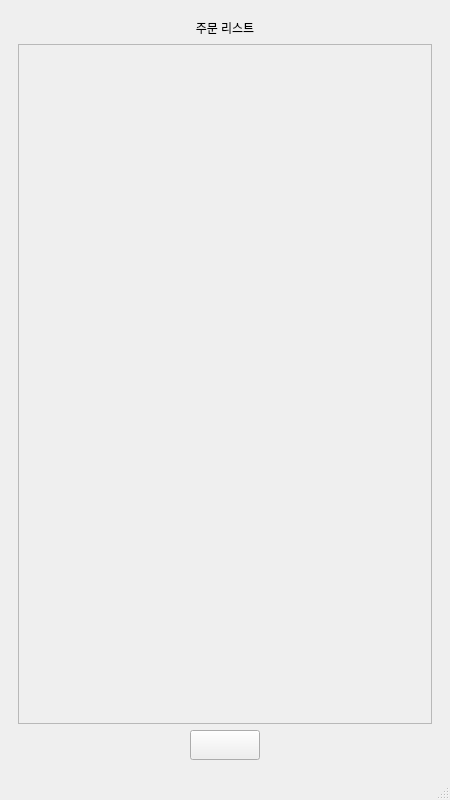
<?xml version="1.0" encoding="UTF-8"?>
<ui version="4.0">
 <class>MainWindow</class>
 <widget class="QMainWindow" name="MainWindow">
  <property name="geometry">
   <rect>
    <x>0</x>
    <y>0</y>
    <width>450</width>
    <height>800</height>
   </rect>
  </property>
  <property name="minimumSize">
   <size>
    <width>450</width>
    <height>800</height>
   </size>
  </property>
  <property name="maximumSize">
   <size>
    <width>450</width>
    <height>800</height>
   </size>
  </property>
  <property name="windowTitle">
   <string>MainWindow</string>
  </property>
  <widget class="QWidget" name="centralwidget">
   <layout class="QGridLayout" name="gridLayout">
    <item row="0" column="1">
     <widget class="QStackedWidget" name="stackedWidget">
      <property name="currentIndex">
       <number>5</number>
      </property>
      <widget class="QWidget" name="page">
       <widget class="QPushButton" name="pushButton">
        <property name="geometry">
         <rect>
          <x>20</x>
          <y>690</y>
          <width>91</width>
          <height>41</height>
         </rect>
        </property>
        <property name="styleSheet">
         <string notr="true">border-image: url(:/ii/findid2.png);</string>
        </property>
        <property name="text">
         <string/>
        </property>
       </widget>
       <widget class="QPushButton" name="pushButton_2">
        <property name="geometry">
         <rect>
          <x>160</x>
          <y>690</y>
          <width>101</width>
          <height>41</height>
         </rect>
        </property>
        <property name="styleSheet">
         <string notr="true">border-image: url(:/ii/findpw2.png);</string>
        </property>
        <property name="text">
         <string/>
        </property>
       </widget>
       <widget class="QPushButton" name="pushButton_3">
        <property name="geometry">
         <rect>
          <x>300</x>
          <y>690</y>
          <width>91</width>
          <height>41</height>
         </rect>
        </property>
        <property name="styleSheet">
         <string notr="true">border-image: url(:/ii/signin2.png);</string>
        </property>
        <property name="text">
         <string/>
        </property>
       </widget>
       <widget class="QLineEdit" name="lineEdit_id">
        <property name="geometry">
         <rect>
          <x>120</x>
          <y>580</y>
          <width>301</width>
          <height>26</height>
         </rect>
        </property>
        <property name="text">
         <string/>
        </property>
       </widget>
       <widget class="QLineEdit" name="lineEdit_pw">
        <property name="geometry">
         <rect>
          <x>120</x>
          <y>610</y>
          <width>301</width>
          <height>26</height>
         </rect>
        </property>
        <property name="text">
         <string/>
        </property>
       </widget>
       <widget class="QPushButton" name="pushButton_login">
        <property name="geometry">
         <rect>
          <x>170</x>
          <y>640</y>
          <width>91</width>
          <height>31</height>
         </rect>
        </property>
        <property name="styleSheet">
         <string notr="true">border-image: url(:/ii/login2.png);</string>
        </property>
        <property name="text">
         <string/>
        </property>
       </widget>
       <widget class="QLabel" name="label_3">
        <property name="geometry">
         <rect>
          <x>9</x>
          <y>9</y>
          <width>411</width>
          <height>561</height>
         </rect>
        </property>
        <property name="styleSheet">
         <string notr="true">border-image: url(:/ii/ChatGPT_Image_2025_6_16_04_29_52.png);</string>
        </property>
        <property name="text">
         <string/>
        </property>
        <property name="alignment">
         <set>Qt::AlignmentFlag::AlignCenter</set>
        </property>
       </widget>
       <widget class="QCheckBox" name="checkBox_saveid">
        <property name="geometry">
         <rect>
          <x>9</x>
          <y>663</y>
          <width>98</width>
          <height>28</height>
         </rect>
        </property>
        <property name="text">
         <string>아이디 저장</string>
        </property>
        <property name="checked">
         <bool>true</bool>
        </property>
        <property name="tristate">
         <bool>false</bool>
        </property>
       </widget>
       <widget class="QLabel" name="label_10">
        <property name="geometry">
         <rect>
          <x>10</x>
          <y>580</y>
          <width>111</width>
          <height>21</height>
         </rect>
        </property>
        <property name="text">
         <string>아이디/전화번호</string>
        </property>
       </widget>
       <widget class="QLabel" name="label_18">
        <property name="geometry">
         <rect>
          <x>40</x>
          <y>610</y>
          <width>61</width>
          <height>21</height>
         </rect>
        </property>
        <property name="text">
         <string>비밀번호</string>
        </property>
       </widget>
      </widget>
      <widget class="QWidget" name="page_2">
       <layout class="QGridLayout" name="gridLayout_3">
        <item row="0" column="0" colspan="4">
         <widget class="QLabel" name="label_4">
          <property name="text">
           <string>이미지</string>
          </property>
          <property name="alignment">
           <set>Qt::AlignmentFlag::AlignCenter</set>
          </property>
         </widget>
        </item>
        <item row="1" column="0" colspan="4">
         <widget class="QLabel" name="label">
          <property name="maximumSize">
           <size>
            <width>16777215</width>
            <height>50</height>
           </size>
          </property>
          <property name="text">
           <string>아이디 찾기</string>
          </property>
         </widget>
        </item>
        <item row="2" column="0" colspan="4">
         <widget class="QLineEdit" name="lineEdit_3">
          <property name="text">
           <string>이름</string>
          </property>
         </widget>
        </item>
        <item row="4" column="0">
         <spacer name="horizontalSpacer">
          <property name="orientation">
           <enum>Qt::Orientation::Horizontal</enum>
          </property>
          <property name="sizeHint" stdset="0">
           <size>
            <width>158</width>
            <height>20</height>
           </size>
          </property>
         </spacer>
        </item>
        <item row="4" column="1" colspan="2">
         <widget class="QPushButton" name="pushButton_6">
          <property name="text">
           <string>이전</string>
          </property>
         </widget>
        </item>
        <item row="4" column="3">
         <spacer name="horizontalSpacer_2">
          <property name="orientation">
           <enum>Qt::Orientation::Horizontal</enum>
          </property>
          <property name="sizeHint" stdset="0">
           <size>
            <width>158</width>
            <height>20</height>
           </size>
          </property>
         </spacer>
        </item>
        <item row="3" column="3">
         <widget class="QPushButton" name="pushButton_8">
          <property name="text">
           <string>인증하기</string>
          </property>
         </widget>
        </item>
        <item row="3" column="0" colspan="3">
         <widget class="QLineEdit" name="lineEdit_4">
          <property name="text">
           <string>휴대폰번호</string>
          </property>
         </widget>
        </item>
       </layout>
      </widget>
      <widget class="QWidget" name="page_3">
       <layout class="QGridLayout" name="gridLayout_6">
        <item row="0" column="0" colspan="4">
         <widget class="QLabel" name="label_5">
          <property name="text">
           <string>이미지</string>
          </property>
          <property name="alignment">
           <set>Qt::AlignmentFlag::AlignCenter</set>
          </property>
         </widget>
        </item>
        <item row="1" column="0" colspan="4">
         <widget class="QLabel" name="label_2">
          <property name="maximumSize">
           <size>
            <width>16777215</width>
            <height>50</height>
           </size>
          </property>
          <property name="text">
           <string>비밀번호 찾기</string>
          </property>
         </widget>
        </item>
        <item row="2" column="0" colspan="4">
         <widget class="QLineEdit" name="lineEdit_6">
          <property name="text">
           <string>아이디</string>
          </property>
         </widget>
        </item>
        <item row="4" column="0">
         <spacer name="horizontalSpacer_5">
          <property name="orientation">
           <enum>Qt::Orientation::Horizontal</enum>
          </property>
          <property name="sizeHint" stdset="0">
           <size>
            <width>158</width>
            <height>20</height>
           </size>
          </property>
         </spacer>
        </item>
        <item row="4" column="1" colspan="2">
         <widget class="QPushButton" name="pushButton_13">
          <property name="text">
           <string>이전</string>
          </property>
         </widget>
        </item>
        <item row="4" column="3">
         <spacer name="horizontalSpacer_6">
          <property name="orientation">
           <enum>Qt::Orientation::Horizontal</enum>
          </property>
          <property name="sizeHint" stdset="0">
           <size>
            <width>158</width>
            <height>20</height>
           </size>
          </property>
         </spacer>
        </item>
        <item row="3" column="3">
         <widget class="QPushButton" name="pushButton_9">
          <property name="text">
           <string>인증하기</string>
          </property>
         </widget>
        </item>
        <item row="3" column="0" colspan="3">
         <widget class="QLineEdit" name="lineEdit_5">
          <property name="text">
           <string>휴대폰번호</string>
          </property>
         </widget>
        </item>
       </layout>
      </widget>
      <widget class="QWidget" name="page_7">
       <layout class="QGridLayout" name="gridLayout_7">
        <item row="11" column="0" colspan="2">
         <widget class="QComboBox" name="comboBox"/>
        </item>
        <item row="0" column="0" colspan="5">
         <widget class="QLabel" name="label_12">
          <property name="text">
           <string>이미지</string>
          </property>
         </widget>
        </item>
        <item row="6" column="4">
         <widget class="QPushButton" name="pushButton_16">
          <property name="text">
           <string>중복검사</string>
          </property>
         </widget>
        </item>
        <item row="16" column="4">
         <widget class="QPushButton" name="pushButton_15">
          <property name="text">
           <string>신청하기</string>
          </property>
         </widget>
        </item>
        <item row="9" column="0" colspan="5">
         <widget class="QLineEdit" name="lineEdit_7">
          <property name="text">
           <string>비밀번호 입력창</string>
          </property>
         </widget>
        </item>
        <item row="4" column="0" colspan="5">
         <widget class="QLineEdit" name="lineEdit_2">
          <property name="text">
           <string>이름입력창</string>
          </property>
         </widget>
        </item>
        <item row="16" column="0" colspan="2">
         <widget class="QPushButton" name="pushButton_14">
          <property name="text">
           <string>이전</string>
          </property>
         </widget>
        </item>
        <item row="6" column="0" colspan="4">
         <widget class="QLineEdit" name="lineEdit_11">
          <property name="text">
           <string>전화번호 입력창</string>
          </property>
         </widget>
        </item>
        <item row="16" column="2">
         <spacer name="horizontalSpacer_7">
          <property name="orientation">
           <enum>Qt::Orientation::Horizontal</enum>
          </property>
          <property name="sizeHint" stdset="0">
           <size>
            <width>110</width>
            <height>20</height>
           </size>
          </property>
         </spacer>
        </item>
        <item row="10" column="0">
         <widget class="QLabel" name="label_14">
          <property name="text">
           <string>시</string>
          </property>
         </widget>
        </item>
        <item row="2" column="0" colspan="5">
         <widget class="QLabel" name="label_11">
          <property name="text">
           <string>회원가입</string>
          </property>
          <property name="alignment">
           <set>Qt::AlignmentFlag::AlignCenter</set>
          </property>
         </widget>
        </item>
        <item row="5" column="0" colspan="5">
         <widget class="QLabel" name="label_13">
          <property name="text">
           <string>전화번호 (아이디로 쓰임)</string>
          </property>
         </widget>
        </item>
        <item row="1" column="0" colspan="5">
         <widget class="Line" name="line">
          <property name="orientation">
           <enum>Qt::Orientation::Horizontal</enum>
          </property>
         </widget>
        </item>
        <item row="3" column="0" colspan="2">
         <widget class="QLabel" name="label_7">
          <property name="text">
           <string>이름</string>
          </property>
         </widget>
        </item>
        <item row="11" column="2">
         <widget class="QComboBox" name="comboBox_2"/>
        </item>
        <item row="8" column="0">
         <widget class="QLabel" name="label_8">
          <property name="text">
           <string>비밀번호</string>
          </property>
         </widget>
        </item>
        <item row="11" column="4">
         <widget class="QComboBox" name="comboBox_3"/>
        </item>
        <item row="15" column="0" colspan="5">
         <widget class="QLineEdit" name="lineEdit">
          <property name="text">
           <string>계좌번호입력창</string>
          </property>
         </widget>
        </item>
        <item row="14" column="0">
         <widget class="QLabel" name="label_6">
          <property name="text">
           <string>계좌번호</string>
          </property>
         </widget>
        </item>
        <item row="10" column="2">
         <widget class="QLabel" name="label_15">
          <property name="text">
           <string>군/구</string>
          </property>
         </widget>
        </item>
        <item row="10" column="4">
         <widget class="QLabel" name="label_16">
          <property name="text">
           <string>배달수단</string>
          </property>
         </widget>
        </item>
        <item row="12" column="0" colspan="5">
         <widget class="QLabel" name="label_9">
          <property name="text">
           <string>생년월일</string>
          </property>
         </widget>
        </item>
        <item row="13" column="0" colspan="5">
         <widget class="QDateEdit" name="dateEdit"/>
        </item>
       </layout>
      </widget>
      <widget class="QWidget" name="page_8">
       <layout class="QGridLayout" name="gridLayout_4">
        <item row="2" column="0" colspan="5">
         <widget class="QTableWidget" name="rider_info"/>
        </item>
        <item row="3" column="0" colspan="5">
         <layout class="QHBoxLayout" name="horizontalLayout_2">
          <item>
           <spacer name="horizontalSpacer_14">
            <property name="orientation">
             <enum>Qt::Orientation::Horizontal</enum>
            </property>
            <property name="sizeHint" stdset="0">
             <size>
              <width>40</width>
              <height>20</height>
             </size>
            </property>
           </spacer>
          </item>
          <item>
           <widget class="QPushButton" name="logout_Btn">
            <property name="sizePolicy">
             <sizepolicy hsizetype="Minimum" vsizetype="Minimum">
              <horstretch>0</horstretch>
              <verstretch>0</verstretch>
             </sizepolicy>
            </property>
            <property name="minimumSize">
             <size>
              <width>80</width>
              <height>30</height>
             </size>
            </property>
            <property name="maximumSize">
             <size>
              <width>80</width>
              <height>30</height>
             </size>
            </property>
            <property name="styleSheet">
             <string notr="true">border-image: url(:/ii/loggout2.png);</string>
            </property>
            <property name="text">
             <string/>
            </property>
           </widget>
          </item>
          <item>
           <spacer name="horizontalSpacer_18">
            <property name="orientation">
             <enum>Qt::Orientation::Horizontal</enum>
            </property>
            <property name="sizeHint" stdset="0">
             <size>
              <width>40</width>
              <height>20</height>
             </size>
            </property>
           </spacer>
          </item>
          <item>
           <widget class="QPushButton" name="pushButton_4">
            <property name="sizePolicy">
             <sizepolicy hsizetype="Minimum" vsizetype="Minimum">
              <horstretch>0</horstretch>
              <verstretch>0</verstretch>
             </sizepolicy>
            </property>
            <property name="minimumSize">
             <size>
              <width>80</width>
              <height>30</height>
             </size>
            </property>
            <property name="maximumSize">
             <size>
              <width>80</width>
              <height>30</height>
             </size>
            </property>
            <property name="styleSheet">
             <string notr="true">border-image: url(:/ii/fixsave2.png);</string>
            </property>
            <property name="text">
             <string/>
            </property>
           </widget>
          </item>
          <item>
           <spacer name="horizontalSpacer_12">
            <property name="orientation">
             <enum>Qt::Orientation::Horizontal</enum>
            </property>
            <property name="sizeHint" stdset="0">
             <size>
              <width>40</width>
              <height>20</height>
             </size>
            </property>
           </spacer>
          </item>
          <item>
           <widget class="QPushButton" name="del_start_Btn">
            <property name="sizePolicy">
             <sizepolicy hsizetype="Minimum" vsizetype="Minimum">
              <horstretch>0</horstretch>
              <verstretch>0</verstretch>
             </sizepolicy>
            </property>
            <property name="minimumSize">
             <size>
              <width>80</width>
              <height>30</height>
             </size>
            </property>
            <property name="maximumSize">
             <size>
              <width>80</width>
              <height>30</height>
             </size>
            </property>
            <property name="styleSheet">
             <string notr="true">border-image: url(:/ii/start_work.png);</string>
            </property>
            <property name="text">
             <string/>
            </property>
           </widget>
          </item>
          <item>
           <spacer name="horizontalSpacer_15">
            <property name="orientation">
             <enum>Qt::Orientation::Horizontal</enum>
            </property>
            <property name="sizeHint" stdset="0">
             <size>
              <width>40</width>
              <height>20</height>
             </size>
            </property>
           </spacer>
          </item>
         </layout>
        </item>
        <item row="0" column="2">
         <widget class="QLabel" name="label_17">
          <property name="sizePolicy">
           <sizepolicy hsizetype="Maximum" vsizetype="Maximum">
            <horstretch>0</horstretch>
            <verstretch>0</verstretch>
           </sizepolicy>
          </property>
          <property name="minimumSize">
           <size>
            <width>100</width>
            <height>30</height>
           </size>
          </property>
          <property name="maximumSize">
           <size>
            <width>100</width>
            <height>30</height>
           </size>
          </property>
          <property name="styleSheet">
           <string notr="true">border-image: url(:/ii/rider_info.png);</string>
          </property>
          <property name="text">
           <string/>
          </property>
          <property name="alignment">
           <set>Qt::AlignmentFlag::AlignCenter</set>
          </property>
         </widget>
        </item>
       </layout>
      </widget>
      <widget class="QWidget" name="page_9">
       <layout class="QGridLayout" name="gridLayout_2">
        <item row="2" column="0">
         <spacer name="horizontalSpacer_3">
          <property name="orientation">
           <enum>Qt::Orientation::Horizontal</enum>
          </property>
          <property name="sizeHint" stdset="0">
           <size>
            <width>40</width>
            <height>20</height>
           </size>
          </property>
         </spacer>
        </item>
        <item row="1" column="0" colspan="3">
         <widget class="QScrollArea" name="scrollArea">
          <property name="widgetResizable">
           <bool>true</bool>
          </property>
          <widget class="QWidget" name="scrollAreaWidgetContents">
           <property name="geometry">
            <rect>
             <x>0</x>
             <y>0</y>
             <width>412</width>
             <height>652</height>
            </rect>
           </property>
           <layout class="QGridLayout" name="deliveryListLayout"/>
          </widget>
         </widget>
        </item>
        <item row="2" column="2">
         <spacer name="horizontalSpacer_4">
          <property name="orientation">
           <enum>Qt::Orientation::Horizontal</enum>
          </property>
          <property name="sizeHint" stdset="0">
           <size>
            <width>40</width>
            <height>20</height>
           </size>
          </property>
         </spacer>
        </item>
        <item row="2" column="1">
         <widget class="QPushButton" name="backmain_Btn">
          <property name="sizePolicy">
           <sizepolicy hsizetype="Maximum" vsizetype="Maximum">
            <horstretch>0</horstretch>
            <verstretch>0</verstretch>
           </sizepolicy>
          </property>
          <property name="minimumSize">
           <size>
            <width>70</width>
            <height>30</height>
           </size>
          </property>
          <property name="styleSheet">
           <string notr="true">border-image: url(:/ii/back2.png);</string>
          </property>
          <property name="text">
           <string/>
          </property>
         </widget>
        </item>
        <item row="0" column="2">
         <spacer name="horizontalSpacer_8">
          <property name="orientation">
           <enum>Qt::Orientation::Horizontal</enum>
          </property>
          <property name="sizeHint" stdset="0">
           <size>
            <width>40</width>
            <height>20</height>
           </size>
          </property>
         </spacer>
        </item>
        <item row="0" column="1">
         <widget class="QLabel" name="label_19">
          <property name="maximumSize">
           <size>
            <width>16777215</width>
            <height>50</height>
           </size>
          </property>
          <property name="text">
           <string>주문 리스트</string>
          </property>
          <property name="alignment">
           <set>Qt::AlignmentFlag::AlignCenter</set>
          </property>
         </widget>
        </item>
        <item row="0" column="0">
         <spacer name="horizontalSpacer_9">
          <property name="orientation">
           <enum>Qt::Orientation::Horizontal</enum>
          </property>
          <property name="sizeHint" stdset="0">
           <size>
            <width>40</width>
            <height>20</height>
           </size>
          </property>
         </spacer>
        </item>
       </layout>
      </widget>
      <widget class="QWidget" name="page_10">
       <layout class="QGridLayout" name="gridLayout_10">
        <item row="12" column="0" colspan="2">
         <widget class="QFrame" name="frame_4">
          <property name="frameShape">
           <enum>QFrame::Shape::StyledPanel</enum>
          </property>
          <property name="frameShadow">
           <enum>QFrame::Shadow::Raised</enum>
          </property>
          <layout class="QGridLayout" name="gridLayout_14">
           <item row="0" column="0">
            <widget class="QLabel" name="label_30">
             <property name="text">
              <string>선결제</string>
             </property>
            </widget>
           </item>
          </layout>
         </widget>
        </item>
        <item row="0" column="0" colspan="2">
         <widget class="QFrame" name="frame_5">
          <property name="frameShape">
           <enum>QFrame::Shape::StyledPanel</enum>
          </property>
          <property name="frameShadow">
           <enum>QFrame::Shadow::Raised</enum>
          </property>
          <layout class="QGridLayout" name="gridLayout_15">
           <item row="0" column="0">
            <widget class="QLabel" name="label_20">
             <property name="maximumSize">
              <size>
               <width>16777215</width>
               <height>50</height>
              </size>
             </property>
             <property name="text">
              <string>배달정보</string>
             </property>
             <property name="alignment">
              <set>Qt::AlignmentFlag::AlignCenter</set>
             </property>
            </widget>
           </item>
          </layout>
         </widget>
        </item>
        <item row="9" column="0" colspan="2">
         <widget class="QLabel" name="label_27">
          <property name="text">
           <string>주문요청사항</string>
          </property>
         </widget>
        </item>
        <item row="1" column="0">
         <widget class="QLabel" name="label_21">
          <property name="text">
           <string>배달지주소</string>
          </property>
         </widget>
        </item>
        <item row="6" column="0" colspan="2">
         <widget class="QLabel" name="label_23">
          <property name="text">
           <string>주문정보</string>
          </property>
         </widget>
        </item>
        <item row="11" column="0" colspan="2">
         <widget class="QLabel" name="label_29">
          <property name="text">
           <string>결제수단</string>
          </property>
         </widget>
        </item>
        <item row="13" column="0" colspan="2">
         <widget class="QPushButton" name="pushButton_18">
          <property name="text">
           <string>배달완료</string>
          </property>
         </widget>
        </item>
        <item row="10" column="0" colspan="2">
         <widget class="QFrame" name="frame_3">
          <property name="frameShape">
           <enum>QFrame::Shape::StyledPanel</enum>
          </property>
          <property name="frameShadow">
           <enum>QFrame::Shadow::Raised</enum>
          </property>
          <layout class="QGridLayout" name="gridLayout_13">
           <item row="0" column="0">
            <widget class="QLabel" name="label_28">
             <property name="text">
              <string>[안전배달]문앞에 놓아주세요</string>
             </property>
            </widget>
           </item>
          </layout>
         </widget>
        </item>
        <item row="7" column="0" colspan="2">
         <widget class="QFrame" name="frame_2">
          <property name="frameShape">
           <enum>QFrame::Shape::StyledPanel</enum>
          </property>
          <property name="frameShadow">
           <enum>QFrame::Shadow::Raised</enum>
          </property>
          <layout class="QGridLayout" name="gridLayout_12">
           <item row="0" column="0">
            <widget class="QLabel" name="label_24">
             <property name="text">
              <string>000매장</string>
             </property>
            </widget>
           </item>
           <item row="1" column="0">
            <widget class="QLabel" name="label_26">
             <property name="text">
              <string>결제금액 : 3000원</string>
             </property>
            </widget>
           </item>
          </layout>
         </widget>
        </item>
        <item row="2" column="0" colspan="2">
         <widget class="QFrame" name="frame">
          <property name="frameShape">
           <enum>QFrame::Shape::StyledPanel</enum>
          </property>
          <property name="frameShadow">
           <enum>QFrame::Shadow::Raised</enum>
          </property>
          <layout class="QGridLayout" name="gridLayout_11">
           <item row="3" column="0">
            <widget class="QPushButton" name="pushButton_20">
             <property name="text">
              <string>문자하기</string>
             </property>
            </widget>
           </item>
           <item row="3" column="1">
            <widget class="QPushButton" name="pushButton_22">
             <property name="text">
              <string>전화하기</string>
             </property>
            </widget>
           </item>
           <item row="2" column="0" colspan="2">
            <widget class="QLabel" name="label_25">
             <property name="text">
              <string>배달예상 18:15</string>
             </property>
            </widget>
           </item>
           <item row="1" column="0" colspan="2">
            <widget class="QLabel" name="label_22">
             <property name="text">
              <string>서울특별시...</string>
             </property>
            </widget>
           </item>
          </layout>
         </widget>
        </item>
       </layout>
      </widget>
     </widget>
    </item>
   </layout>
  </widget>
  <widget class="QMenuBar" name="menubar">
   <property name="geometry">
    <rect>
     <x>0</x>
     <y>0</y>
     <width>450</width>
     <height>23</height>
    </rect>
   </property>
  </widget>
  <widget class="QStatusBar" name="statusbar"/>
 </widget>
 <resources/>
 <connections/>
</ui>
